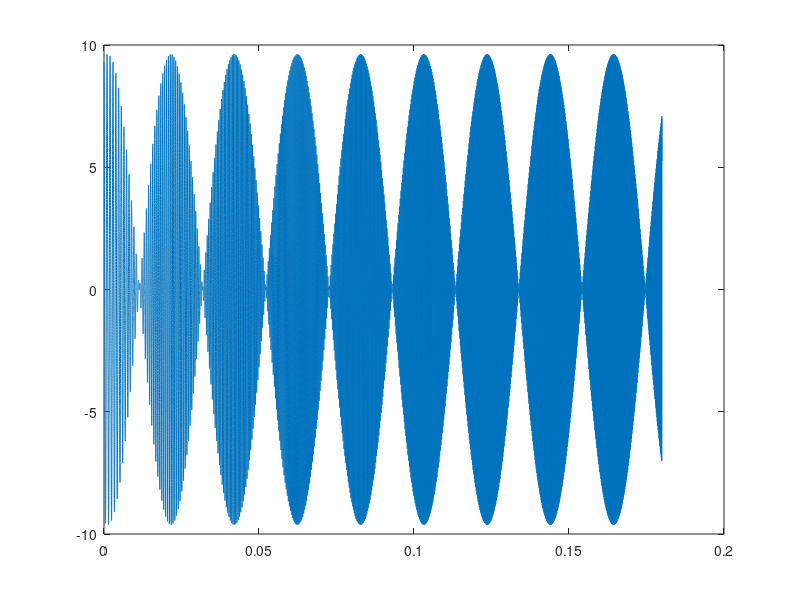

This chart was generated by the following MATLAB code:
p0 = 1;
r = 1;
cal_time = 0.18;
dt = cal_time / 90000;
t = 0 : dt : cal_time;
freq_start = 1000;
freq_add = 3000;
c = 340;
freq = freq_start + freq_add*t/0.18;
omega = freq * 2 * pi;
hasu = 2 * pi * freq / c;
j = sqrt(-1);
xL = 0.5;
p = p0.*(1 + exp(j .* 2 .* hasu .* xL)) .* exp(-1 * j .* omega .* t + pi/2);
%p = p0.*(1 + exp(j .* 2 .* hasu .* xL)) ;
p = p';
plot(t , p)
%dlmwrite('rironnoload.csv', p, 'precision', '%.10f', 'delimiter', ',')